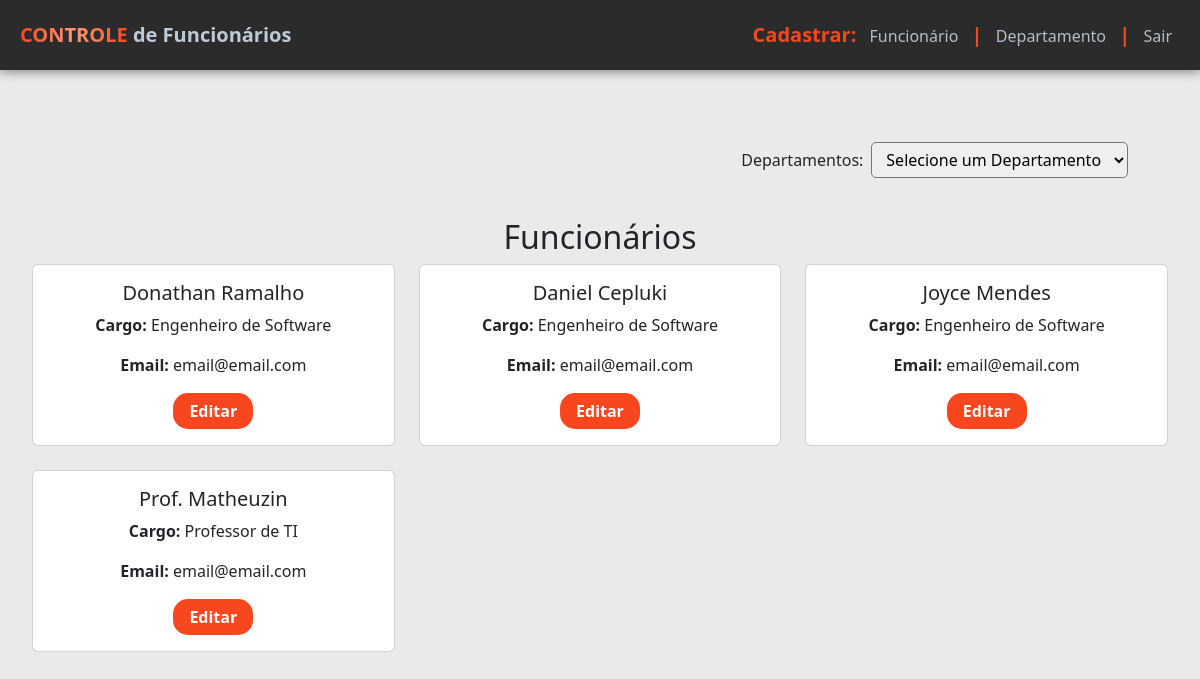
/index.php (signed in), run on the app's committed database.
### tables this page shows
CREATE TABLE `employee` (
  `Id` bigint(20) NOT NULL,
  `EmployeeName` varchar(100) NOT NULL,
  `CPF` varchar(20) NOT NULL,
  `Email` varchar(100) NOT NULL,
  `DateOfBirth` date NOT NULL,
  `AdmissionDate` datetime NOT NULL DEFAULT current_timestamp(),
  `DepartmentId` int(11) NOT NULL,
  `Position` varchar(100) NOT NULL
);

### index.php (the view, shortened to what this page needs)
<?php
    require_once 'Connection.php';
?>
<!DOCTYPE html>
<html lang="pt-br">
<head>
    <link href="https://cdn.jsdelivr.net/npm/bootstrap@5.2.2/dist/css/bootstrap.min.css" rel="stylesheet"
>
    <link rel="stylesheet" href="css/header.css">
    <link rel="stylesheet" href="css/style.css">
</head>
<body>
    <?php require_once 'header.php'; ?>
    <main>
        <form class="department" action="/employeeManagement" method="get">
            <label for="department">Departamentos:</label>
            <?php
            $depart = null;
            ?>
            <select id="department" onchange="this.form.submit()" name="departamento">
                <option id="selecione">Selecione um Departamento</option>
            </select>
        </form>
        <h2>Funcionários</h2>
        <div class="row row-cols-1 row-cols-md-3 g-4">
            <?php
            $result = null;
            if ($depart && $depart !== "Selecione um Departamento") {
                $query = "SELECT * FROM `Employee` WHERE `DepartmentId` = $depart";
                $result = mysqli_query($conn, $query);
            } else {
                $query = "SELECT * FROM `Employee`";
                $result = mysqli_query($conn, $query);
            }
            if ($result) {
                while ($row = mysqli_fetch_assoc($result)) {
                    ?>
                    <div class="col">
                        <div class="card h-100">
                            <div class="card-body">
                                <h5 class="card-title"><?php echo $row['EmployeeName'] ?></h5>
                                <p class="card-text"><b>Cargo:</b> <?php echo $row['Position'] ?></p>
                                <p class="card-text"><b>Email:</b> <?php echo $row['Email'] ?></p>
                                <a href="/employeeManagement/editarFuncionario.php?CPF=<?php echo $row['CPF']; ?>" class="btn btn-secondary employee_editar">Editar</a>
                            </div>
                        </div>
                    </div>
            <?php
                }
            }
            ?>
        </div>
    </main>
</body>
</html>

### header.php
<header>
    <nav class="navbar">
        <a class="logo" href="/employeeManagement"><b class="controle">CONTROLE</b> de Funcionários</a>
        <form action="login.php" method="GET">
            <b>Cadastrar:</b>
            <a class="cadastro" href="/employeeManagement/cadastroFuncionario.php">Funcionário</a>
            <b>|</b>
            <a class="cadastro" href="/employeeManagement/cadastroDepartamento.php">Departamento</a>
            <b>|</b>
            <a class="cadastro"  href="/employeeManagement/login.php?sair=1" id="sair">Sair</a>
        </form>
    </nav>
</header>

### css/header.css (style rules this page uses)
.navbar { box-shadow: 0px 2px 10px rgb(133, 133, 133); padding: 1em; background: #2B2B2B; color: rgb(248, 71, 31); font-size: 20px; }
.controle { background-image: linear-gradient(to right, rgb(248, 71, 31), rgb(255, 155, 118), rgb(248, 71, 31)); -webkit-background-clip: text; background-clip: text; -webkit-text-fill-color: transparent; }
.logo { font-weight: bold; color: rgb(190, 202, 214); text-decoration: none; }
.cadastro { color: rgb(179, 190, 201); text-decoration: none; font-size: 16px; padding: 0 0.5em; }

### css/style.css (style rules this page uses)
body { background-color: #eaeaea; }
main { margin: 2em; }
.department { display: flex; padding: 2em; align-items: center; justify-content: end; flex-wrap: wrap; }
.department select { border-radius: 5px; padding: 0.3em; cursor: pointer; margin: .5em; }
.department option { text-align: center; }
h2 { text-align: center; }
.card { align-items: center; text-align: center; }
.employee_editar { background-color: rgb(248, 71, 31); font-weight: bold; border: 0; border-radius: 15px; width: 80px; }

### data on the page
employee: EmployeeName "Donathan Ramalho", Position "Engenheiro de Software", Email "email@email.com"
employee: EmployeeName "Daniel Cepluki", Position "Engenheiro de Software", Email "email@email.com"
employee: EmployeeName "Joyce Mendes", Position "Engenheiro de Software", Email "email@email.com"
employee: EmployeeName "Prof. Matheuzin", Position "Professor de TI", Email "email@email.com"
